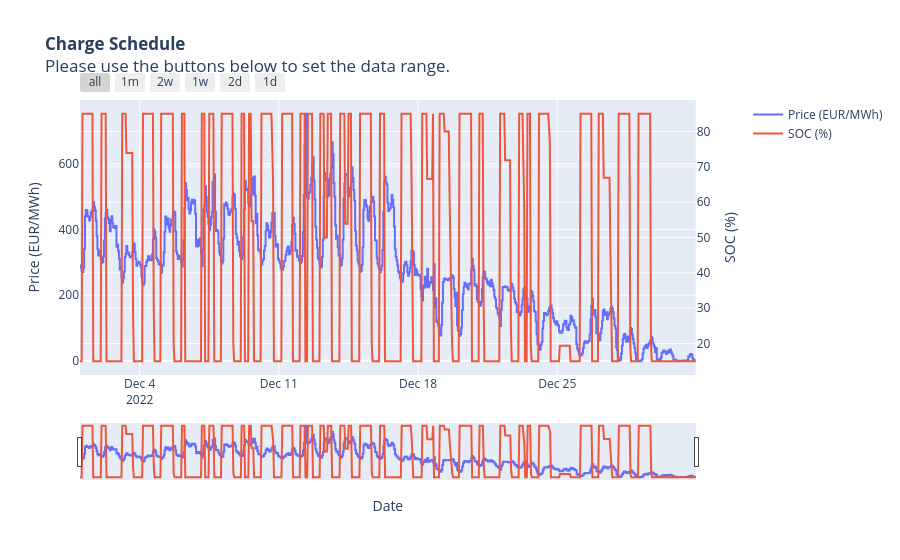
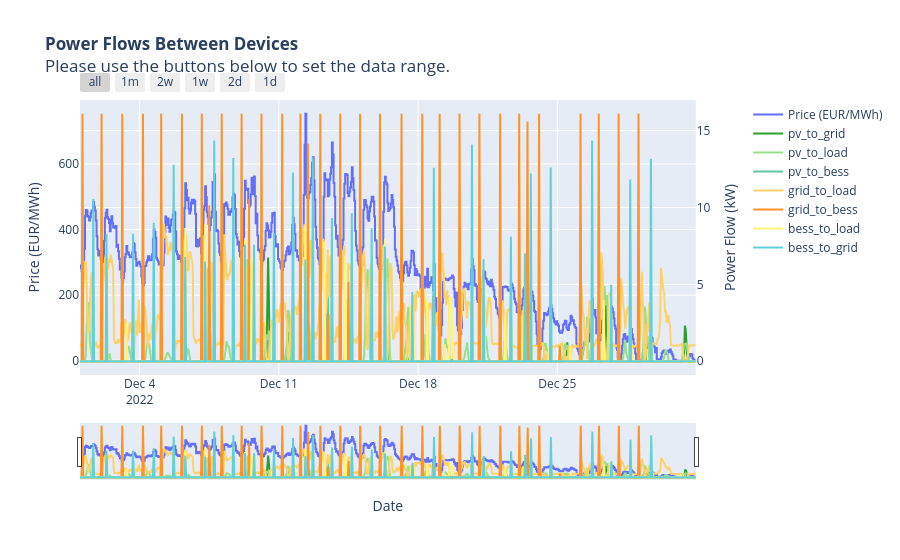
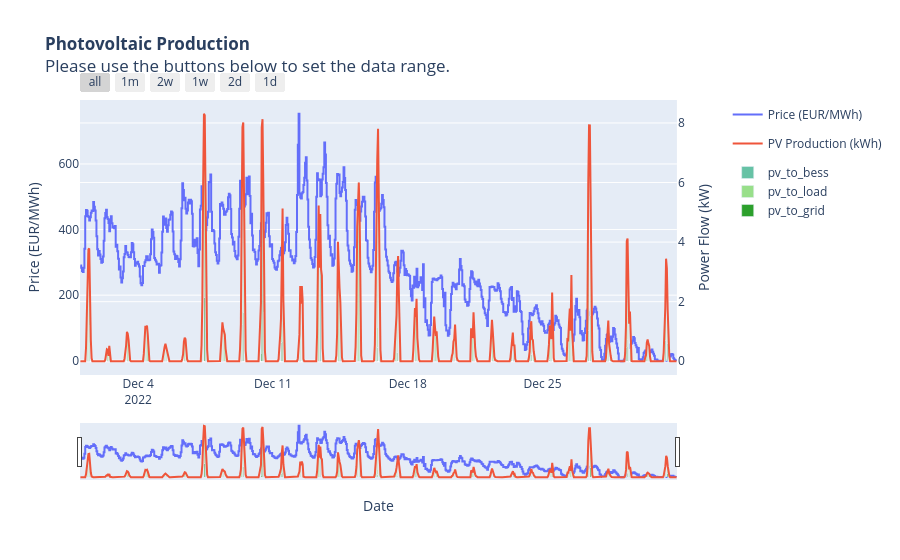
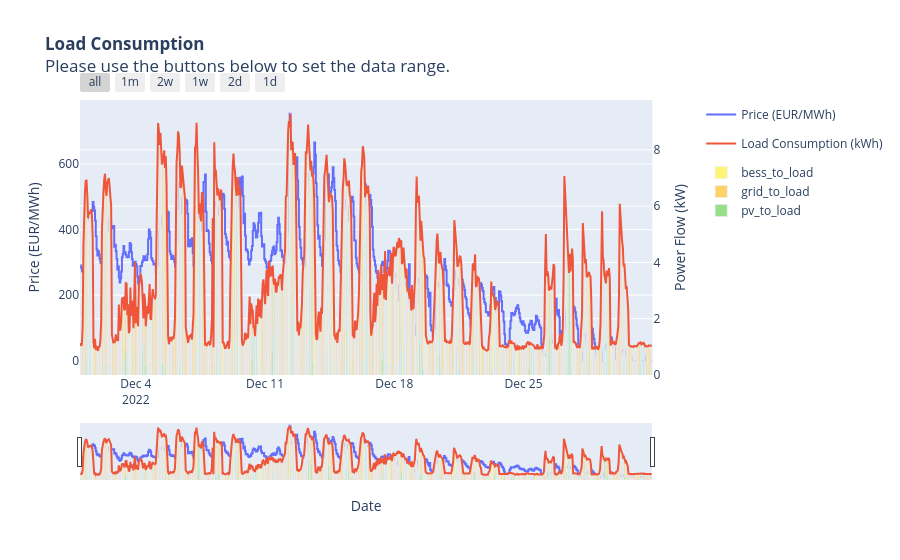

The cell these charts' notebook holds for them, in order:
### Code cell
frame_size_forecast = 28
update_period = 1

for month, month_string in zip([ 12], ["dec"]):
    start = f"2022-{month:02d}-01 00:00:00"
    end = f"2022-{month+1:02d}-01 00:00:00"
    if month == 12:
        end = f"2023-01-01 00:00:00"
    df_optim = run_simulation(
        bat,
        start=start,
        end=end,
        df=df,
        forecasted=False,
        frame_size=frame_size_forecast,
        update_period=update_period,
        add_pv_and_load=True,
        time_horizon=48
    )

    display_schedule(df_optim, name=month_string + "_2022", add_pv_and_load=True)
# display_profit(df_optim, name=country + "_optim_" + str(frame_size_forecast))

### Figure 1 — Plotly figure (JSON) as saved in the notebook; plotly's stock layout.template omitted (floating-point values rounded to 4 significant figures; data arrays with more than 128 entries replaced by an {"elided": "..."} marker saying what was removed)
{"data": [{"line": {"shape": "hv"}, "name": "Price (EUR/MWh)", "showlegend": true, "type": "scatter", "x": {"elided": "744 str values"}, "xaxis": "x", "y": {"elided": "744 float values"}, "yaxis": "y"}, {"name": "SOC (%)", "showlegend": true, "type": "scatter", "x": {"elided": "744 str values"}, "xaxis": "x", "y": {"elided": "744 float values"}, "yaxis": "y2"}], "layout": {"title": {"text": "<b>Charge Schedule</b><br>Please use the buttons below to set the data range."}, "xaxis": {"anchor": "y", "domain": [0, 0.94], "rangeselector": {"buttons": [{"step": "all"}, {"count": 1, "label": "1m", "step": "month", "stepmode": "backward"}, {"count": 14, "label": "2w", "step": "day", "stepmode": "backward"}, {"count": 7, "label": "1w", "step": "day", "stepmode": "backward"}, {"count": 2, "label": "2d", "step": "day", "stepmode": "backward"}, {"count": 1, "label": "1d", "step": "day", "stepmode": "backward"}]}, "rangeslider": {"visible": true}, "title": {"text": "Date"}, "type": "date"}, "yaxis": {"anchor": "x", "domain": [0, 1], "title": {"text": "Price (EUR/MWh)"}}, "yaxis2": {"anchor": "x", "overlaying": "y", "side": "right", "title": {"text": "SOC (%)"}}}}

### Figure 2 — Plotly figure (JSON) as saved in the notebook; plotly's stock layout.template omitted (floating-point values rounded to 4 significant figures; data arrays with more than 128 entries replaced by an {"elided": "..."} marker saying what was removed)
{"data": [{"line": {"shape": "hv"}, "name": "Price (EUR/MWh)", "showlegend": true, "type": "scatter", "x": {"elided": "744 str values"}, "xaxis": "x", "y": {"elided": "744 float values"}, "yaxis": "y"}, {"marker": {"color": "#2ca02c"}, "name": "pv_to_grid", "showlegend": true, "type": "scatter", "x": {"elided": "744 str values"}, "xaxis": "x", "y": {"elided": "744 float values"}, "yaxis": "y2"}, {"marker": {"color": "#98df8a"}, "name": "pv_to_load", "showlegend": true, "type": "scatter", "x": {"elided": "744 str values"}, "xaxis": "x", "y": {"elided": "744 float values"}, "yaxis": "y2"}, {"marker": {"color": "#66c2a5"}, "name": "pv_to_bess", "showlegend": true, "type": "scatter", "x": {"elided": "744 str values"}, "xaxis": "x", "y": {"elided": "744 float values"}, "yaxis": "y2"}, {"marker": {"color": "#ffd269"}, "name": "grid_to_load", "showlegend": true, "type": "scatter", "x": {"elided": "744 str values"}, "xaxis": "x", "y": {"elided": "744 float values"}, "yaxis": "y2"}, {"marker": {"color": "#ff9328"}, "name": "grid_to_bess", "showlegend": true, "type": "scatter", "x": {"elided": "744 str values"}, "xaxis": "x", "y": {"elided": "744 float values"}, "yaxis": "y2"}, {"marker": {"color": "#fef576"}, "name": "bess_to_load", "showlegend": true, "type": "scatter", "x": {"elided": "744 str values"}, "xaxis": "x", "y": {"elided": "744 float values"}, "yaxis": "y2"}, {"marker": {"color": "#62d0d8"}, "name": "bess_to_grid", "showlegend": true, "type": "scatter", "x": {"elided": "744 str values"}, "xaxis": "x", "y": {"elided": "744 float values"}, "yaxis": "y2"}], "layout": {"title": {"text": "<b>Power Flows Between Devices</b><br>Please use the buttons below to set the data range."}, "xaxis": {"anchor": "y", "domain": [0, 0.94], "rangeselector": {"buttons": [{"step": "all"}, {"count": 1, "label": "1m", "step": "month", "stepmode": "backward"}, {"count": 14, "label": "2w", "step": "day", "stepmode": "backward"}, {"count": 7, "label": "1w", "step": "day", "stepmode": "backward"}, {"count": 2, "label": "2d", "step": "day", "stepmode": "backward"}, {"count": 1, "label": "1d", "step": "day", "stepmode": "backward"}]}, "rangeslider": {"visible": true}, "title": {"text": "Date"}, "type": "date"}, "yaxis": {"anchor": "x", "domain": [0, 1], "title": {"text": "Price (EUR/MWh)"}}, "yaxis2": {"anchor": "x", "overlaying": "y", "side": "right", "title": {"text": "Power Flow (kW)"}}}}

### Figure 3 — Plotly figure (JSON) as saved in the notebook; plotly's stock layout.template omitted (floating-point values rounded to 4 significant figures; data arrays with more than 128 entries replaced by an {"elided": "..."} marker saying what was removed)
{"data": [{"line": {"shape": "hv"}, "name": "Price (EUR/MWh)", "showlegend": true, "type": "scatter", "x": {"elided": "744 str values"}, "xaxis": "x", "y": {"elided": "744 float values"}, "yaxis": "y"}, {"name": "PV Production (kWh)", "showlegend": true, "type": "scatter", "x": {"elided": "744 str values"}, "xaxis": "x", "y": {"elided": "744 float values"}, "yaxis": "y2"}, {"legendgroup": "pv", "marker": {"color": "#2ca02c"}, "name": "pv_to_grid", "offsetgroup": "pv", "type": "bar", "x": {"elided": "744 str values"}, "xaxis": "x", "y": {"elided": "744 float values"}, "yaxis": "y2"}, {"legendgroup": "pv", "marker": {"color": "#98df8a"}, "name": "pv_to_load", "offsetgroup": "pv", "type": "bar", "x": {"elided": "744 str values"}, "xaxis": "x", "y": {"elided": "744 float values"}, "yaxis": "y2"}, {"legendgroup": "pv", "marker": {"color": "#66c2a5"}, "name": "pv_to_bess", "offsetgroup": "pv", "type": "bar", "x": {"elided": "744 str values"}, "xaxis": "x", "y": {"elided": "744 float values"}, "yaxis": "y2"}], "layout": {"barmode": "stack", "title": {"text": "<b>Photovoltaic Production</b><br>Please use the buttons below to set the data range."}, "xaxis": {"anchor": "y", "domain": [0, 0.94], "rangeselector": {"buttons": [{"step": "all"}, {"count": 1, "label": "1m", "step": "month", "stepmode": "backward"}, {"count": 14, "label": "2w", "step": "day", "stepmode": "backward"}, {"count": 7, "label": "1w", "step": "day", "stepmode": "backward"}, {"count": 2, "label": "2d", "step": "day", "stepmode": "backward"}, {"count": 1, "label": "1d", "step": "day", "stepmode": "backward"}]}, "rangeslider": {"visible": true}, "title": {"text": "Date"}, "type": "date"}, "yaxis": {"anchor": "x", "domain": [0, 1], "title": {"text": "Price (EUR/MWh)"}}, "yaxis2": {"anchor": "x", "overlaying": "y", "side": "right", "title": {"text": "Power Flow (kW)"}}}}

### Figure 4 — Plotly figure (JSON) as saved in the notebook; plotly's stock layout.template omitted (floating-point values rounded to 4 significant figures; data arrays with more than 128 entries replaced by an {"elided": "..."} marker saying what was removed)
{"data": [{"line": {"shape": "hv"}, "name": "Price (EUR/MWh)", "showlegend": true, "type": "scatter", "x": {"elided": "744 str values"}, "xaxis": "x", "y": {"elided": "744 float values"}, "yaxis": "y"}, {"name": "Load Consumption (kWh)", "showlegend": true, "type": "scatter", "x": {"elided": "744 str values"}, "xaxis": "x", "y": {"elided": "744 float values"}, "yaxis": "y2"}, {"legendgroup": "load", "marker": {"color": "#98df8a"}, "name": "pv_to_load", "offsetgroup": "load", "type": "bar", "x": {"elided": "744 str values"}, "xaxis": "x", "y": {"elided": "744 float values"}, "yaxis": "y2"}, {"legendgroup": "load", "marker": {"color": "#ffd269"}, "name": "grid_to_load", "offsetgroup": "load", "type": "bar", "x": {"elided": "744 str values"}, "xaxis": "x", "y": {"elided": "744 float values"}, "yaxis": "y2"}, {"legendgroup": "load", "marker": {"color": "#fef576"}, "name": "bess_to_load", "offsetgroup": "load", "type": "bar", "x": {"elided": "744 str values"}, "xaxis": "x", "y": {"elided": "744 float values"}, "yaxis": "y2"}], "layout": {"barmode": "stack", "title": {"text": "<b>Load Consumption</b><br>Please use the buttons below to set the data range."}, "xaxis": {"anchor": "y", "domain": [0, 0.94], "rangeselector": {"buttons": [{"step": "all"}, {"count": 1, "label": "1m", "step": "month", "stepmode": "backward"}, {"count": 14, "label": "2w", "step": "day", "stepmode": "backward"}, {"count": 7, "label": "1w", "step": "day", "stepmode": "backward"}, {"count": 2, "label": "2d", "step": "day", "stepmode": "backward"}, {"count": 1, "label": "1d", "step": "day", "stepmode": "backward"}]}, "rangeslider": {"visible": true}, "title": {"text": "Date"}, "type": "date"}, "yaxis": {"anchor": "x", "domain": [0, 1], "title": {"text": "Price (EUR/MWh)"}}, "yaxis2": {"anchor": "x", "overlaying": "y", "side": "right", "title": {"text": "Power Flow (kW)"}}}}
